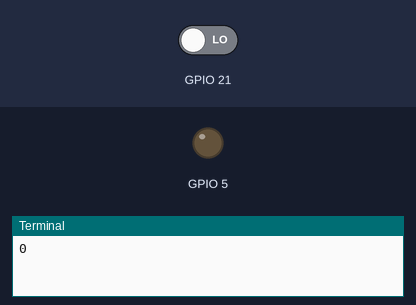
Recording of a program running on a simulated Raspberry Pi (BCM pin numbers). On the bench: output pins drawn as LEDs (lit = HIGH), the last lines printed to the terminal. The test bench sets the inputs (shaded band); at power-on: GPIO 21 LOW.

Above: at 1.2 s.
1.3 s: GPIO 21 driven HIGH
At 10.7 s:
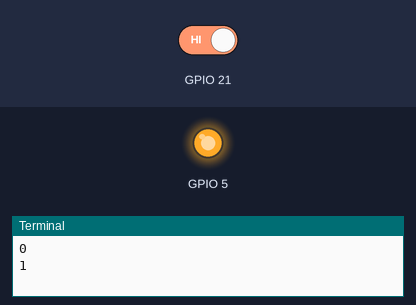
Timing chart, 0 to 12.5 s (numbered marks = the images above; inputs shaded):
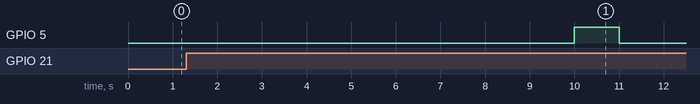

Measured:
- after the input at 1.3 s, GPIO 5: LOW → HIGH after 8.7 s, → LOW 1.0 s later

The program:

soil.py
```python
import RPi.GPIO as gpio
import time

gpio.setwarnings(True)
gpio.setmode(gpio.BCM)
gpio.setup(5,gpio.OUT)
gpio.setup(21,gpio.IN)

while True:
    if gpio.input(21):
        print gpio.input(21)
        gpio.output(5,True)
        time.sleep(1)
        gpio.output(5,False)
        time.sleep(10)
    else:
        print gpio.input(21)
        time.sleep(10)
```
